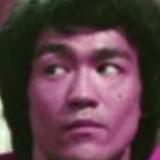
#> input picture pyIUA/dataset/001.jpg, 160 x 160 px; its folder holds only this picture in this run
$ python -i feature.py   (imports and definitions only)   (older library calls are emulated)
#> lines starting #> are read from the running program, lines starting #| are printed output that depends on the picture
#> further down, picture is the input picture: shape (160, 160, 3); mean B, G, R 69.5, 62.9, 90.3
import  numpy as np
import  math
from  skimage.feature import  local_binary_pattern
import  cv2


class Hog_descriptor():
    def __init__(self, img, cell_size=16, bin_size=8):
#> called with cell_size = 16, bin_size = 8
        self.img = img
        self.img = np.sqrt(img / np.max(img))
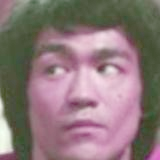
#> self.img: shape (160, 160, 3) float64; mean B, G, R 0.477, 0.472, 0.553
        self.img = img * 255
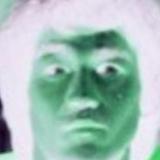
#> self.img: shape (160, 160, 3); mean B, G, R 186.5, 193.1, 165.7
        self.cell_size = cell_size
        self.bin_size = bin_size
        self.angle_unit = 360 / self.bin_size
        assert type(self.bin_size) == int, "bin_size should be integer,"
        assert type(self.cell_size) == int, "cell_size should be integer,"
        #assert type(self.angle_unit) == int, "bin_size should be divisible by 360"

    def extract(self):
#> (the run stopped early here; a loop or call above may not have finished)

$ run again, on pyIUA/dataset/0051_01.jpg
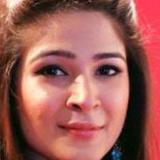
#> input picture pyIUA/dataset/0051_01.jpg, 160 x 160 px
#> picture is the input picture: shape (160, 160, 3); mean B, G, R 86.8, 93.2, 156.5
#> in __init__, `self.img = np.sqrt(img / np.max(img))`:
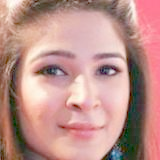
#> self.img: shape (160, 160, 3) float64; mean B, G, R 0.548, 0.574, 0.747
#> in __init__, `self.img = img * 255`:
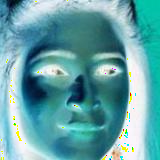
#> self.img: shape (160, 160, 3); mean B, G, R 167.3, 162.6, 98.9
